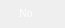
                   <widget class="QFrame" name="frame_14">
                    <property name="minimumSize">
                     <size>
                      <width>65</width>
                      <height>28</height>
                     </size>
                    </property>
                    <property name="maximumSize">
                     <size>
                      <width>65</width>
                      <height>28</height>
                     </size>
                    </property>
                    <property name="frameShape">
                     <enum>QFrame::NoFrame</enum>
                    </property>
                    <property name="frameShadow">
                     <enum>QFrame::Raised</enum>
                    </property>
                    <widget class="QLabel" name="label_54">
                     <property name="geometry">
                      <rect>
                       <x>1</x>
                       <y>1</y>
                       <width>61</width>
                       <height>24</height>
                      </rect>
                     </property>
                     <property name="minimumSize">
                      <size>
                       <width>61</width>
                       <height>24</height>
                      </size>
                     </property>
                     <property name="maximumSize">
                      <size>
                       <width>61</width>
                       <height>24</height>
                      </size>
                     </property>
                     <property name="font">
                      <font>
                       <family>Roboto [GOOG]</family>
                       <pointsize>8</pointsize>
                       <weight>50</weight>
                       <italic>false</italic>
                       <bold>false</bold>
                      </font>
                     </property>
                     <property name="styleSheet">
                      <string notr="true">background-image: url(:/images/final_assets/Toggle_yes_no/no.png);
font: 8pt &quot;Roboto [GOOG]&quot;;
color: rgb(255, 255, 255);</string>
                     </property>
                     <property name="text">
                      <string>No</string>
                     </property>
                     <property name="alignment">
                      <set>Qt::AlignLeading|Qt::AlignLeft|Qt::AlignVCenter</set>
                     </property>
                     <property name="indent">
                      <number>18</number>
                     </property>
                    </widget>
                    <widget class="QLabel" name="label_55">
                     <property name="geometry">
                      <rect>
                       <x>0</x>
                       <y>1</y>
                       <width>25</width>
                       <height>24</height>
                      </rect>
                     </property>
                     <property name="minimumSize">
                      <size>
                       <width>25</width>
                       <height>24</height>
                      </size>
                     </property>
                     <property name="maximumSize">
                      <size>
                       <width>25</width>
                       <height>24</height>
                      </size>
                     </property>
                     <property name="styleSheet">
                      <string notr="true">background-color: rgb(255, 255, 255,0);
background-image: url(:/images/final_assets/Toggle_Num/Ellipse.png);</string>
                     </property>
                     <property name="text">
                      <string/>
                     </property>
                    </widget>
                    <widget class="QLabel" name="label_56">
                     <property name="geometry">
                      <rect>
                       <x>39</x>
                       <y>1</y>
                       <width>25</width>
                       <height>24</height>
                      </rect>
                     </property>
                     <property name="minimumSize">
                      <size>
                       <width>25</width>
                       <height>24</height>
                      </size>
                     </property>
                     <property name="maximumSize">
                      <size>
                       <width>25</width>
                       <height>24</height>
                      </size>
                     </property>
                     <property name="styleSheet">
                      <string notr="true">background-color: rgb(255, 255, 255,0);
background-image: url(:/images/final_assets/Toggle_Num/Ellipse.png);</string>
                     </property>
                     <property name="text">
                      <string/>
                     </property>
                    </widget>
                   </widget>
